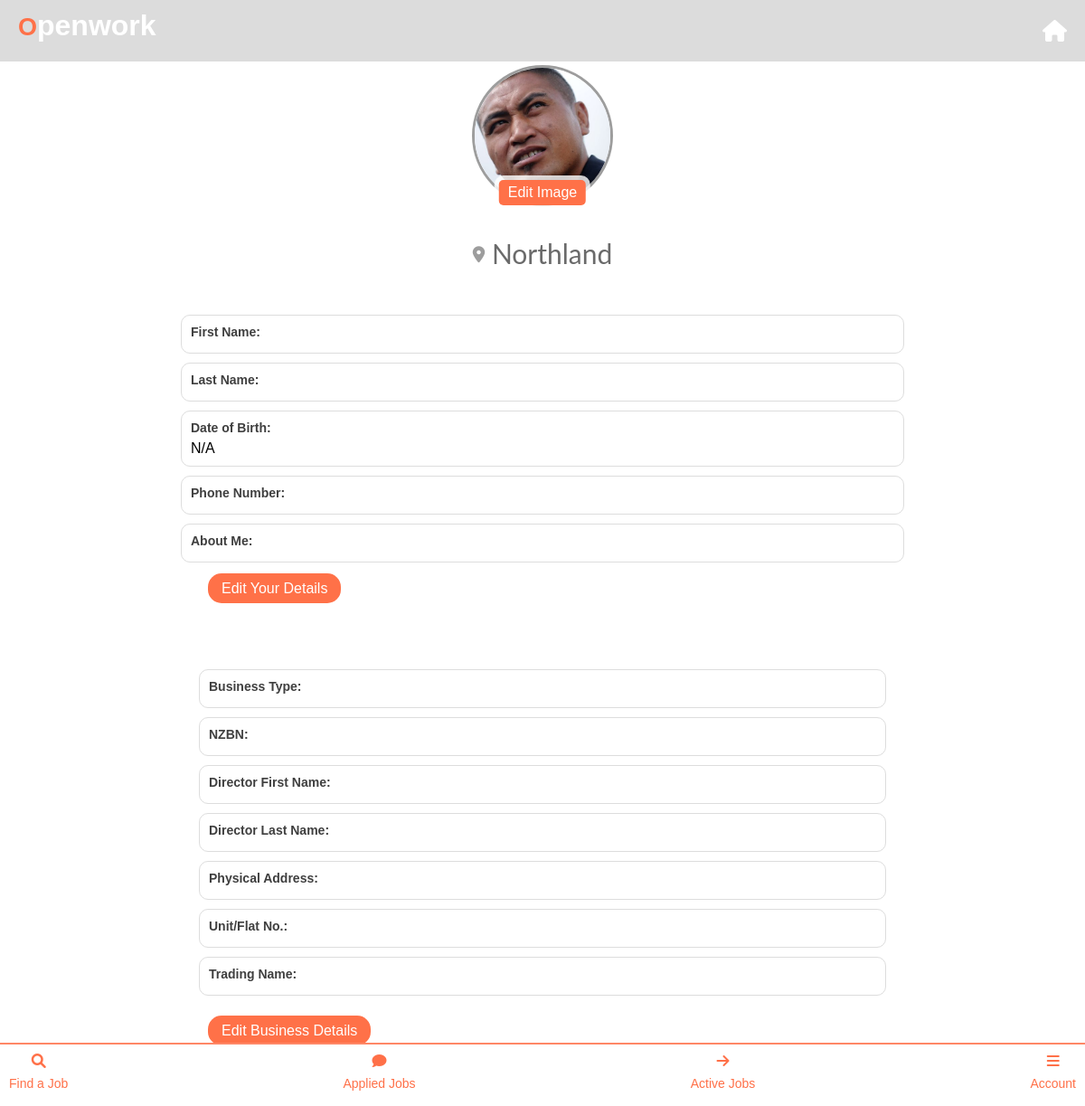
/profile/labourer (signed in), run on an earlier commit of the app's database.
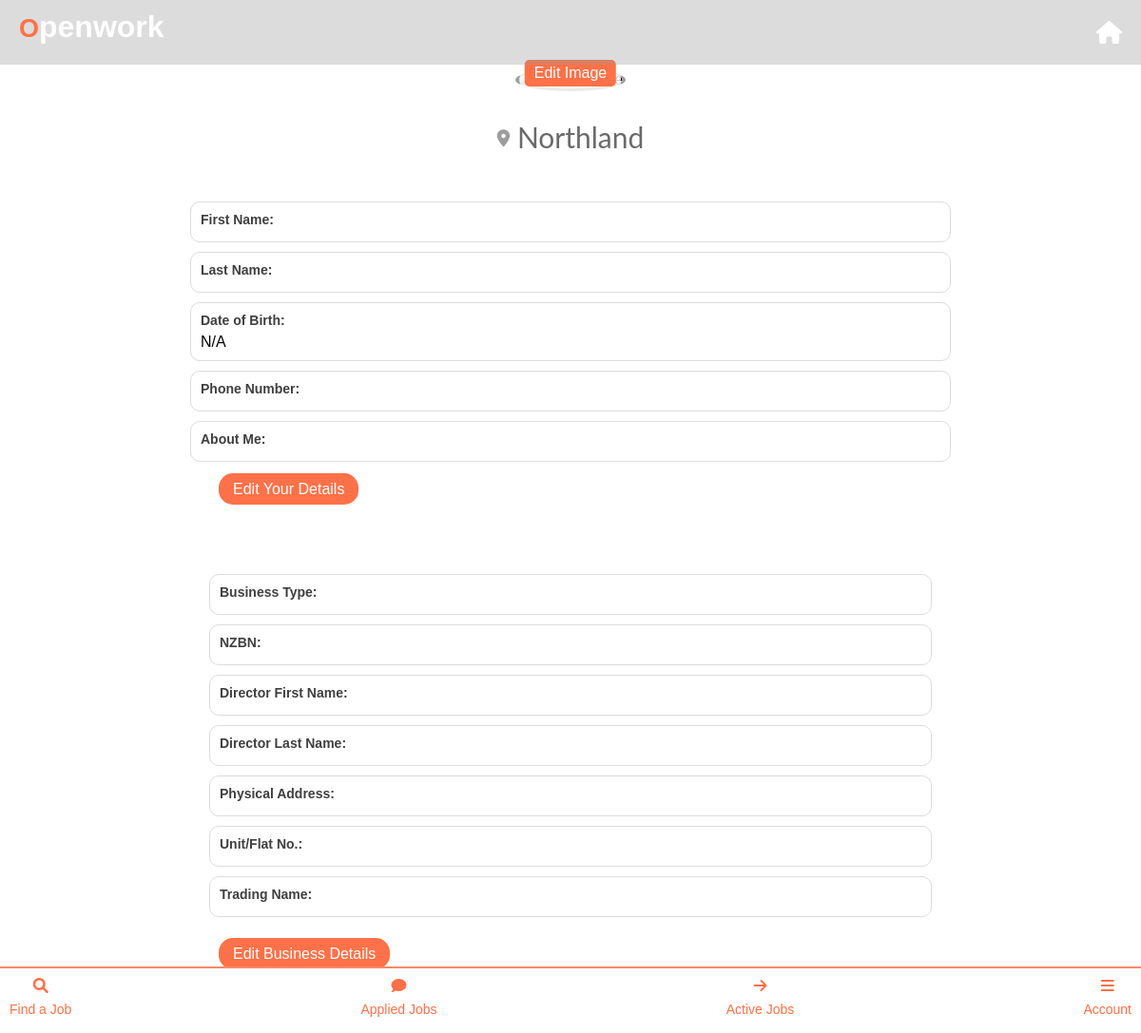
And on a later commit of the database.
### app.py (models this page shows)
class UserProfileImage(db.Model):
    id = db.Column(db.Integer, primary_key=True)
    user_id = db.Column(db.Integer, db.ForeignKey('user.id'), nullable=False)
    filename = db.Column(db.String(100), nullable=False)

### app.py (the view, shortened to what this page needs)
@app.route('/profile/labourer', methods=['GET', 'POST'])
@login_required
def labourer_image():
    if current_user.profile_image is None:
        default_image_filename = 'orange.png'
        current_user.profile_image = UserProfileImage(user_id=current_user.id, filename=default_image_filename)
        db.session.add(current_user.profile_image)
        db.session.commit()
    return render_template('labourer_profile.html')

### app.py (called while the page is built)
@login_manager.user_loader
def load_user(user_id):
    return User.query.get(int(user_id))  # Load a user by ID

### templates/labourer_profile.html (shortened to what this page needs)
<!DOCTYPE html>
<html lang="en">
<head>
</head>
</head>
<body>
  {% extends 'base_labour.html' %}
  {% block content %}
<div class="profile-pic-container">
  <div class="profile-pic-wrapper">
    <img
      src="{{ url_for('static', filename='profile_pics/' + (current_user.profile_image.filename if current_user.profile_image else 'orange.png')) }}"
      alt="Profile Image"
      class="profile-pic"
      id="profile-image">
  </div>
  <div class="profile-pic-overlay">
    <form id="profile-image-form" action="{{ url_for('labourer_image') }}" method="POST" enctype="multipart/form-data">
      <label for="profile-image-upload" class="edit-pic-button">Edit Image</label>
    </form>
  </div>
</div>
  <div class="user-location">
    <p><i class="fas fa-map-marker-alt"></i> {{ current_user.location }}</p>
  </div>
  <div class="user-info-container">
       <div class="info-item">
        <strong>First Name:</strong>
      </div>
      <div class="info-item">
        <strong>Last Name:</strong>
      </div>
      <div class="info-item">
        {% if current_user.labourer_profile.date_of_birth %}
        <strong>Date of Birth:</strong>
        <span>{{ current_user.labourer_profile.date_of_birth.strftime('%d-%m-%Y') }}</span>
        {% else %}
        <strong>Date of Birth:</strong>
        <span>N/A</span>
        {% endif %}
      </div>
      <div class="info-item">
        <strong>Phone Number:</strong>
      </div>
      <div class="info-item">
        <strong>About Me:</strong>
      </div>
      <div class="edit-button">
      <a href="{{ url_for('edit_labourer_profile') }}" class="profile-link">Edit Your Details</a>
    </div>
  </div>
  <div class="company-info-container">
    <div class="company-info">
      <div class="info-item">
        <strong>Business Type:</strong>
      </div>
      <div class="info-item">
        <strong>NZBN:</strong>
      </div>
      <div class="info-item">
        <strong>Director First Name:</strong>
      </div>
      <div class="info-item">
        <strong>Director Last Name:</strong>
      </div>
      <div class="info-item">
        <strong>Physical Address:</strong>
      </div>
      <div class="info-item">
        <strong>Unit/Flat No.:</strong>
      </div>
      <div class="info-item">
        <strong>Trading Name:</strong>
      </div>
    </div>
    <div class="edit-company-details-button">
      <a href="{{ url_for('edit_tradesman_profile') }}" class="profile-link">Edit Business Details</a>
    </div>
  </div>
  <br>
  <br>
  <br>
  {% endblock %}

What changed in the data, as far as the page shows it:
no longer on this page (row edited): UserProfileImage: filename (picture)
